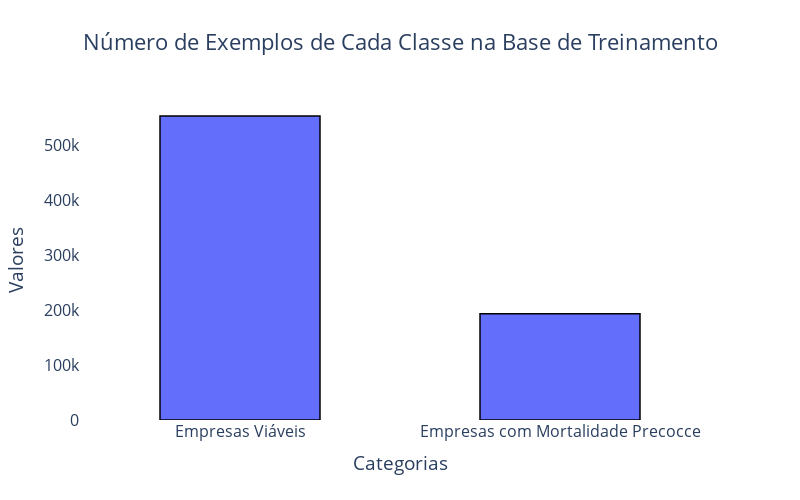

Source (notebook cell):
### Code cell
categorias = ["Empresas Viáveis", "Empresas com Mortalidade Precocce"]
valores = [numSemMortalidade, numMortalidade]

fig = px.bar(
    x=categorias, 
    y=valores, 
    title='Número de Exemplos de Cada Classe na Base de Treinamento',
    labels={'x': 'Classes', 'y': 'Número de Exemplos'}
)

fig.update_traces(
    textposition='outside',
    marker_line_color='black',
    marker_line_width=1.5,
    width=0.5
)

fig.update_layout(
    title_x=0.5,
    font=dict(size=16),
    xaxis_title='Categorias',
    yaxis_title='Valores',
    plot_bgcolor='white',
    bargap=0.3,
    height=500,
    width=800
)

fig.show()

### Figure 1 — Plotly figure (JSON) as saved in the notebook; plotly's stock layout.template omitted (floating-point values rounded to 4 significant figures)
{"data": [{"hovertemplate": "Classes=%{x}<br>Número de Exemplos=%{y}<extra></extra>", "legendgroup": "", "marker": {"color": "#636efa", "line": {"color": "black", "width": 1.5}, "pattern": {"shape": ""}}, "name": "", "orientation": "v", "showlegend": false, "textposition": "outside", "type": "bar", "width": 0.5, "x": ["Empresas Viáveis", "Empresas com Mortalidade Precocce"], "xaxis": "x", "y": [553522, 193318], "yaxis": "y"}], "layout": {"bargap": 0.3, "barmode": "relative", "font": {"size": 16}, "height": 500, "legend": {"tracegroupgap": 0}, "plot_bgcolor": "white", "title": {"text": "Número de Exemplos de Cada Classe na Base de Treinamento", "x": 0.5}, "width": 800, "xaxis": {"anchor": "y", "domain": [0, 1], "title": {"text": "Categorias"}}, "yaxis": {"anchor": "x", "domain": [0, 1], "title": {"text": "Valores"}}}}
